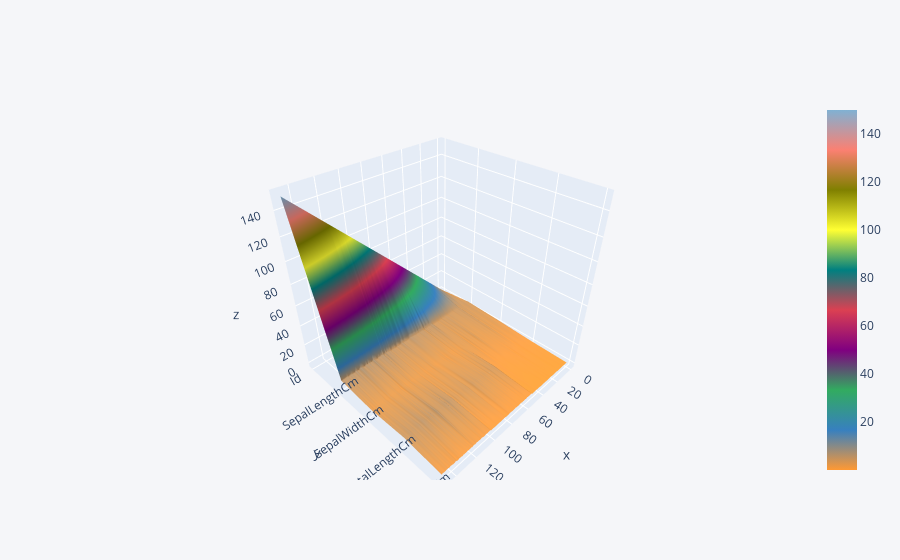

The code cell stored with this chart in its notebook:
### Code cell
df1.iplot(kind='surface')

### Figure 1 — Plotly figure (JSON) as saved in the notebook; plotly's stock layout.template omitted (floating-point values rounded to 4 significant figures; data arrays with more than 128 entries replaced by an {"elided": "..."} marker saying what was removed)
{"data": [{"colorscale": [[0, "rgb(255, 153, 51)"], [0.1111, "rgb(55, 128, 191)"], [0.2222, "rgb(50, 171, 96)"], [0.3333, "rgb(128, 0, 128)"], [0.4444, "rgb(219, 64, 82)"], [0.5556, "rgb(0, 128, 128)"], [0.6667, "rgb(255, 255, 51)"], [0.7778, "rgb(128, 128, 0)"], [0.8889, "rgb(251, 128, 114)"], [1, "rgb(128, 177, 211)"]], "type": "surface", "x": {"elided": "150 int values"}, "y": ["Id", "SepalLengthCm", "SepalWidthCm", "PetalLengthCm", "PetalWidthCm"], "z": {"elided": "5x150 float values"}}], "layout": {"legend": {"bgcolor": "#F5F6F9", "font": {"color": "#4D5663"}}, "paper_bgcolor": "#F5F6F9", "plot_bgcolor": "#F5F6F9", "title": {"font": {"color": "#4D5663"}}, "xaxis": {"gridcolor": "#E1E5ED", "showgrid": true, "tickfont": {"color": "#4D5663"}, "title": {"font": {"color": "#4D5663"}, "text": ""}, "zerolinecolor": "#E1E5ED"}, "yaxis": {"gridcolor": "#E1E5ED", "showgrid": true, "tickfont": {"color": "#4D5663"}, "title": {"font": {"color": "#4D5663"}, "text": ""}, "zerolinecolor": "#E1E5ED"}}}
